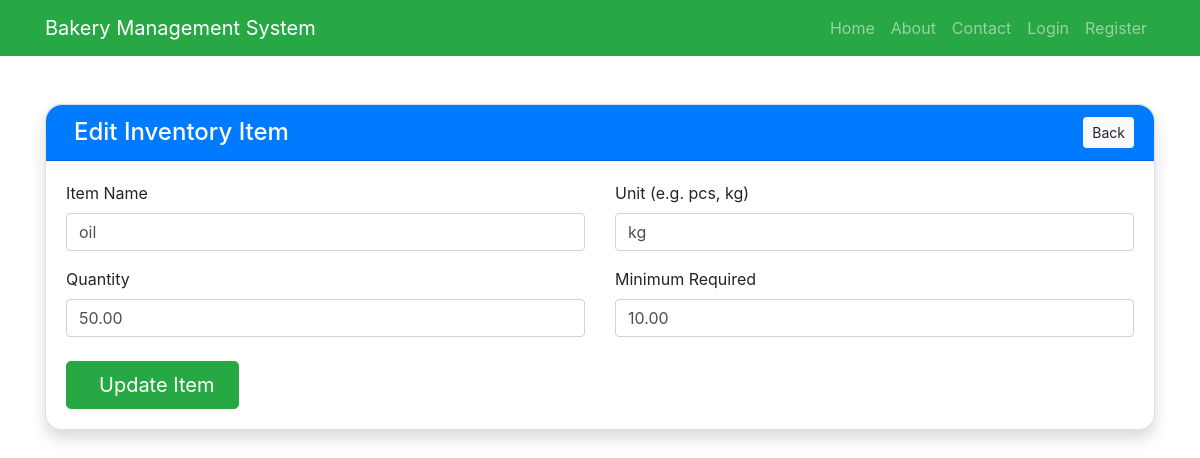
Screenshot of /dashboard/inventory/edit.php?id=2 with the database file from the repository.
### tables this page shows
CREATE TABLE `inventory` (
  `inventory_id` int(11) NOT NULL,
  `item_name` varchar(100) NOT NULL,
  `unit` varchar(20) DEFAULT NULL,
  `quantity` decimal(10,2) DEFAULT 0.00,
  `min_required` decimal(10,2) DEFAULT 0.00,
  `updated_at` timestamp NOT NULL DEFAULT current_timestamp() ON UPDATE current_timestamp()
);

### dashboard/inventory/edit.php (the view, shortened to what this page needs)
<?php
$baseURL = '/bakery';
$projectRoot = $_SERVER['DOCUMENT_ROOT'] . $baseURL;
require_once $projectRoot . '/header.php';
$id = $_GET['id'];
$item = $conn->query("SELECT * FROM inventory WHERE inventory_id = $id")->fetch_assoc();
?>
<div class="container mt-5">
    <div class="card shadow rounded-4">
        <div class="card-header bg-primary text-white d-flex justify-content-between align-items-center rounded-top-4">
            <h4 class="mb-0"><i class="bi bi-pencil-square me-2"></i>Edit Inventory Item</h4>
            <a href="inventory_list.php" class="btn btn-light btn-sm"><i class="bi bi-arrow-left"></i> Back</a>
        </div>
        <div class="card-body">
            <form method="post" class="row g-3">
                <div class="col-md-6">
                    <label for="item_name" class="form-label">Item Name</label>
                    <input type="text" id="item_name" name="item_name" class="form-control" value="<?= htmlspecialchars($item['item_name']) ?>" required>
                </div>
                <div class="col-md-6">
                    <label for="unit" class="form-label">Unit (e.g. pcs, kg)</label>
                    <input type="text" id="unit" name="unit" class="form-control" value="<?= htmlspecialchars($item['unit']) ?>" required>
                </div>
                <div class="col-md-6">
                    <label for="quantity" class="form-label">Quantity</label>
                    <input type="number" id="quantity" name="quantity" class="form-control" value="<?= $item['quantity'] ?>" required>
                </div>
                <div class="col-md-6">
                    <label for="min_required" class="form-label">Minimum Required</label>
                    <input type="number" id="min_required" name="min_required" class="form-control" value="<?= $item['min_required'] ?>" required>
                </div>
                <div class="col-12 mt-4">
                    <button type="submit" class="btn btn-success btn-lg px-4">
                        <i class="bi bi-save me-2"></i>Update Item
                    </button>
                </div>
            </form>
        </div>
    </div>
</div>

### rows the page displays
inventory: item_name "oil", unit "kg", quantity "50.00", min_required "10.00"
